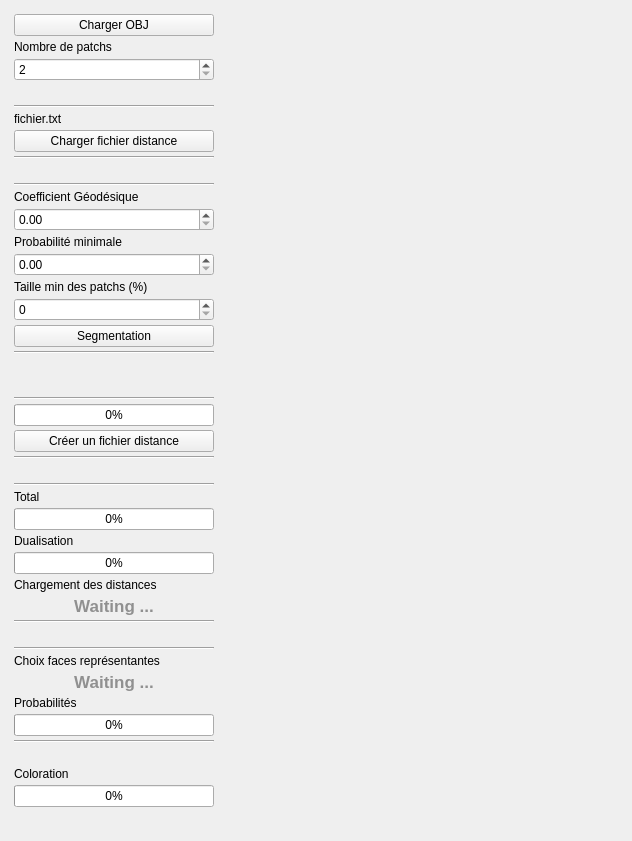
<?xml version="1.0" encoding="UTF-8"?>
<ui version="4.0">
 <class>MainWindow</class>
 <widget class="QMainWindow" name="MainWindow">
  <property name="geometry">
   <rect>
    <x>0</x>
    <y>0</y>
    <width>632</width>
    <height>841</height>
   </rect>
  </property>
  <property name="windowTitle">
   <string>MainWindow</string>
  </property>
  <widget class="QWidget" name="centralWidget">
   <layout class="QHBoxLayout" name="horizontalLayout">
    <item>
     <widget class="QWidget" name="widget_2" native="true">
      <property name="sizePolicy">
       <sizepolicy hsizetype="Maximum" vsizetype="Preferred">
        <horstretch>150</horstretch>
        <verstretch>0</verstretch>
       </sizepolicy>
      </property>
      <property name="minimumSize">
       <size>
        <width>150</width>
        <height>0</height>
       </size>
      </property>
      <layout class="QVBoxLayout" name="verticalLayout">
       <property name="spacing">
        <number>4</number>
       </property>
       <property name="leftMargin">
        <number>3</number>
       </property>
       <property name="topMargin">
        <number>3</number>
       </property>
       <property name="rightMargin">
        <number>3</number>
       </property>
       <property name="bottomMargin">
        <number>3</number>
       </property>
       <item>
        <widget class="QPushButton" name="pushButton_chargement">
         <property name="minimumSize">
          <size>
           <width>200</width>
           <height>0</height>
          </size>
         </property>
         <property name="text">
          <string>Charger OBJ</string>
         </property>
        </widget>
       </item>
       <item>
        <widget class="QLabel" name="label_7">
         <property name="text">
          <string>Nombre de patchs</string>
         </property>
        </widget>
       </item>
       <item>
        <widget class="QSpinBox" name="spinBox_segmentation">
         <property name="minimum">
          <number>2</number>
         </property>
         <property name="maximum">
          <number>20</number>
         </property>
        </widget>
       </item>
       <item>
        <spacer name="verticalSpacer_5">
         <property name="orientation">
          <enum>Qt::Vertical</enum>
         </property>
         <property name="sizeHint" stdset="0">
          <size>
           <width>20</width>
           <height>40</height>
          </size>
         </property>
        </spacer>
       </item>
       <item>
        <widget class="Line" name="line_2">
         <property name="orientation">
          <enum>Qt::Horizontal</enum>
         </property>
        </widget>
       </item>
       <item>
        <widget class="QLabel" name="labelLoadDistance">
         <property name="text">
          <string>fichier.txt</string>
         </property>
        </widget>
       </item>
       <item>
        <widget class="QPushButton" name="pushButtonLoadDistance">
         <property name="text">
          <string>Charger fichier distance</string>
         </property>
        </widget>
       </item>
       <item>
        <widget class="Line" name="line_7">
         <property name="orientation">
          <enum>Qt::Horizontal</enum>
         </property>
        </widget>
       </item>
       <item>
        <spacer name="verticalSpacer_7">
         <property name="orientation">
          <enum>Qt::Vertical</enum>
         </property>
         <property name="sizeHint" stdset="0">
          <size>
           <width>20</width>
           <height>40</height>
          </size>
         </property>
        </spacer>
       </item>
       <item>
        <widget class="Line" name="line_8">
         <property name="orientation">
          <enum>Qt::Horizontal</enum>
         </property>
        </widget>
       </item>
       <item>
        <widget class="QLabel" name="label_8">
         <property name="text">
          <string>Coefficient Géodésique</string>
         </property>
        </widget>
       </item>
       <item>
        <widget class="QDoubleSpinBox" name="doubleSpinBox_coef">
         <property name="maximum">
          <double>1.000000000000000</double>
         </property>
         <property name="singleStep">
          <double>0.050000000000000</double>
         </property>
        </widget>
       </item>
       <item>
        <widget class="QLabel" name="label_9">
         <property name="text">
          <string>Probabilité minimale</string>
         </property>
        </widget>
       </item>
       <item>
        <widget class="QDoubleSpinBox" name="doubleSpinBox_probMin">
         <property name="maximum">
          <double>1.000000000000000</double>
         </property>
         <property name="singleStep">
          <double>0.050000000000000</double>
         </property>
         <property name="stepType">
          <enum>QAbstractSpinBox::AdaptiveDecimalStepType</enum>
         </property>
        </widget>
       </item>
       <item>
        <widget class="QLabel" name="label_10">
         <property name="text">
          <string>Taille min des patchs (%)</string>
         </property>
        </widget>
       </item>
       <item>
        <widget class="QSpinBox" name="spinBox_pourcentage">
         <property name="maximum">
          <number>100</number>
         </property>
        </widget>
       </item>
       <item>
        <widget class="QPushButton" name="pushButton_segmentation">
         <property name="text">
          <string>Segmentation</string>
         </property>
        </widget>
       </item>
       <item>
        <widget class="Line" name="line_6">
         <property name="orientation">
          <enum>Qt::Horizontal</enum>
         </property>
        </widget>
       </item>
       <item>
        <spacer name="verticalSpacer_4">
         <property name="orientation">
          <enum>Qt::Vertical</enum>
         </property>
         <property name="sizeHint" stdset="0">
          <size>
           <width>20</width>
           <height>40</height>
          </size>
         </property>
        </spacer>
       </item>
       <item>
        <spacer name="verticalSpacer_8">
         <property name="orientation">
          <enum>Qt::Vertical</enum>
         </property>
         <property name="sizeHint" stdset="0">
          <size>
           <width>20</width>
           <height>40</height>
          </size>
         </property>
        </spacer>
       </item>
       <item>
        <widget class="Line" name="line_10">
         <property name="orientation">
          <enum>Qt::Horizontal</enum>
         </property>
        </widget>
       </item>
       <item>
        <widget class="QProgressBar" name="progressComputeDistance">
         <property name="value">
          <number>0</number>
         </property>
        </widget>
       </item>
       <item>
        <widget class="QPushButton" name="pushButtonComputeDistance">
         <property name="text">
          <string>Créer un fichier distance</string>
         </property>
        </widget>
       </item>
       <item>
        <widget class="Line" name="line_9">
         <property name="orientation">
          <enum>Qt::Horizontal</enum>
         </property>
        </widget>
       </item>
       <item>
        <spacer name="verticalSpacer_6">
         <property name="orientation">
          <enum>Qt::Vertical</enum>
         </property>
         <property name="sizeHint" stdset="0">
          <size>
           <width>20</width>
           <height>40</height>
          </size>
         </property>
        </spacer>
       </item>
       <item>
        <widget class="Line" name="line">
         <property name="orientation">
          <enum>Qt::Horizontal</enum>
         </property>
        </widget>
       </item>
       <item>
        <widget class="QLabel" name="label_2">
         <property name="text">
          <string>Total</string>
         </property>
        </widget>
       </item>
       <item>
        <widget class="QProgressBar" name="progressTotal">
         <property name="value">
          <number>0</number>
         </property>
        </widget>
       </item>
       <item>
        <widget class="QLabel" name="label_4">
         <property name="text">
          <string>Dualisation</string>
         </property>
        </widget>
       </item>
       <item>
        <widget class="QProgressBar" name="progressDual">
         <property name="value">
          <number>0</number>
         </property>
        </widget>
       </item>
       <item>
        <widget class="QLabel" name="label_11">
         <property name="text">
          <string>Chargement des distances</string>
         </property>
        </widget>
       </item>
       <item>
        <widget class="QLabel" name="label">
         <property name="palette">
          <palette>
           <active>
            <colorrole role="WindowText">
             <brush brushstyle="SolidPattern">
              <color alpha="255">
               <red>144</red>
               <green>144</green>
               <blue>144</blue>
              </color>
             </brush>
            </colorrole>
           </active>
           <inactive>
            <colorrole role="WindowText">
             <brush brushstyle="SolidPattern">
              <color alpha="255">
               <red>144</red>
               <green>144</green>
               <blue>144</blue>
              </color>
             </brush>
            </colorrole>
           </inactive>
           <disabled>
            <colorrole role="WindowText">
             <brush brushstyle="SolidPattern">
              <color alpha="255">
               <red>190</red>
               <green>190</green>
               <blue>190</blue>
              </color>
             </brush>
            </colorrole>
           </disabled>
          </palette>
         </property>
         <property name="font">
          <font>
           <pointsize>13</pointsize>
           <weight>75</weight>
           <bold>true</bold>
          </font>
         </property>
         <property name="text">
          <string>Waiting ...</string>
         </property>
         <property name="alignment">
          <set>Qt::AlignCenter</set>
         </property>
        </widget>
       </item>
       <item>
        <widget class="Line" name="line_5">
         <property name="orientation">
          <enum>Qt::Horizontal</enum>
         </property>
        </widget>
       </item>
       <item>
        <spacer name="verticalSpacer_3">
         <property name="orientation">
          <enum>Qt::Vertical</enum>
         </property>
         <property name="sizeHint" stdset="0">
          <size>
           <width>20</width>
           <height>40</height>
          </size>
         </property>
        </spacer>
       </item>
       <item>
        <widget class="Line" name="line_3">
         <property name="orientation">
          <enum>Qt::Horizontal</enum>
         </property>
        </widget>
       </item>
       <item>
        <widget class="QLabel" name="label_5">
         <property name="text">
          <string>Choix faces représentantes</string>
         </property>
        </widget>
       </item>
       <item>
        <widget class="QLabel" name="labelChoix">
         <property name="palette">
          <palette>
           <active>
            <colorrole role="WindowText">
             <brush brushstyle="SolidPattern">
              <color alpha="255">
               <red>144</red>
               <green>144</green>
               <blue>144</blue>
              </color>
             </brush>
            </colorrole>
           </active>
           <inactive>
            <colorrole role="WindowText">
             <brush brushstyle="SolidPattern">
              <color alpha="255">
               <red>144</red>
               <green>144</green>
               <blue>144</blue>
              </color>
             </brush>
            </colorrole>
           </inactive>
           <disabled>
            <colorrole role="WindowText">
             <brush brushstyle="SolidPattern">
              <color alpha="255">
               <red>190</red>
               <green>190</green>
               <blue>190</blue>
              </color>
             </brush>
            </colorrole>
           </disabled>
          </palette>
         </property>
         <property name="font">
          <font>
           <pointsize>13</pointsize>
           <weight>75</weight>
           <bold>true</bold>
          </font>
         </property>
         <property name="text">
          <string>Waiting ...</string>
         </property>
         <property name="alignment">
          <set>Qt::AlignCenter</set>
         </property>
        </widget>
       </item>
       <item>
        <widget class="QLabel" name="label_6">
         <property name="text">
          <string>Probabilités</string>
         </property>
        </widget>
       </item>
       <item>
        <widget class="QProgressBar" name="progressProba">
         <property name="value">
          <number>0</number>
         </property>
        </widget>
       </item>
       <item>
        <widget class="Line" name="line_4">
         <property name="orientation">
          <enum>Qt::Horizontal</enum>
         </property>
        </widget>
       </item>
       <item>
        <spacer name="verticalSpacer_2">
         <property name="orientation">
          <enum>Qt::Vertical</enum>
         </property>
         <property name="sizeHint" stdset="0">
          <size>
           <width>20</width>
           <height>40</height>
          </size>
         </property>
        </spacer>
       </item>
       <item>
        <widget class="QLabel" name="label_3">
         <property name="text">
          <string>Coloration</string>
         </property>
        </widget>
       </item>
       <item>
        <widget class="QProgressBar" name="progressColor">
         <property name="value">
          <number>0</number>
         </property>
        </widget>
       </item>
       <item>
        <spacer name="verticalSpacer">
         <property name="orientation">
          <enum>Qt::Vertical</enum>
         </property>
         <property name="sizeHint" stdset="0">
          <size>
           <width>20</width>
           <height>40</height>
          </size>
         </property>
        </spacer>
       </item>
      </layout>
     </widget>
    </item>
    <item>
     <widget class="MeshViewerWidget" name="displayWidget" native="true"/>
    </item>
   </layout>
  </widget>
 </widget>
 <layoutdefault spacing="6" margin="11"/>
 <customwidgets>
  <customwidget>
   <class>MeshViewerWidget</class>
   <extends>QWidget</extends>
   <header location="global">meshviewerwidget.h</header>
   <container>1</container>
  </customwidget>
 </customwidgets>
 <resources/>
 <connections/>
</ui>
